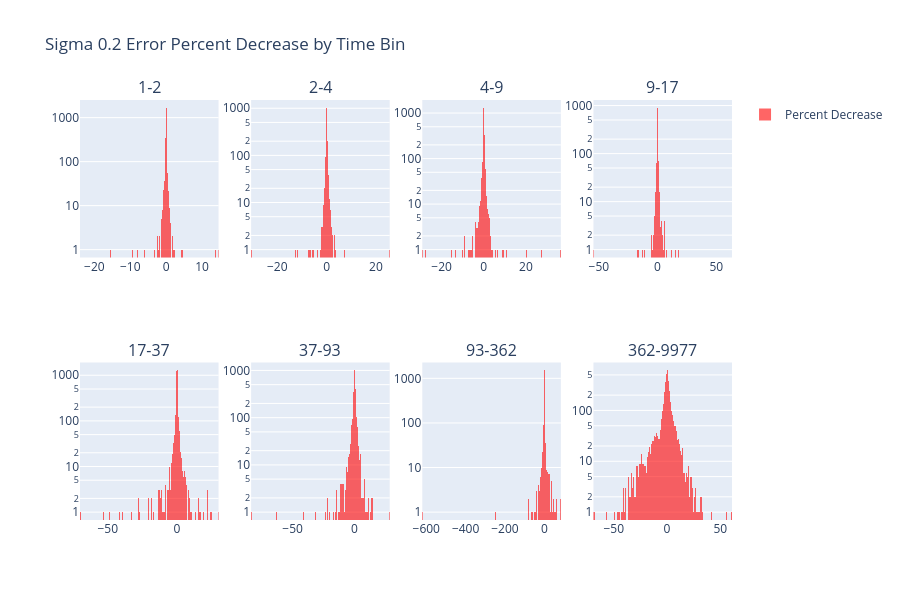

The code cell stored with this chart in its notebook:
### Code cell
error_change_proportion_by_time_bin(child, S0_2_R0_static)

### Figure 1 — Plotly figure (JSON) as saved in the notebook; plotly's stock layout.template omitted (floating-point values rounded to 4 significant figures; data arrays with more than 128 entries replaced by an {"elided": "..."} marker saying what was removed)
{"data": [{"marker": {"color": "red"}, "name": "Percent Decrease", "opacity": 0.6, "showlegend": true, "type": "histogram", "x": {"elided": "4719 float values"}, "xaxis": "x", "yaxis": "y"}, {"marker": {"color": "red"}, "name": "Percent Decrease", "opacity": 0.6, "showlegend": false, "type": "histogram", "x": {"elided": "2829 float values"}, "xaxis": "x2", "yaxis": "y2"}, {"marker": {"color": "red"}, "name": "Percent Decrease", "opacity": 0.6, "showlegend": false, "type": "histogram", "x": {"elided": "4075 float values"}, "xaxis": "x3", "yaxis": "y3"}, {"marker": {"color": "red"}, "name": "Percent Decrease", "opacity": 0.6, "showlegend": false, "type": "histogram", "x": {"elided": "3451 float values"}, "xaxis": "x4", "yaxis": "y4"}, {"marker": {"color": "red"}, "name": "Percent Decrease", "opacity": 0.6, "showlegend": false, "type": "histogram", "x": {"elided": "3776 float values"}, "xaxis": "x5", "yaxis": "y5"}, {"marker": {"color": "red"}, "name": "Percent Decrease", "opacity": 0.6, "showlegend": false, "type": "histogram", "x": {"elided": "3781 float values"}, "xaxis": "x6", "yaxis": "y6"}, {"marker": {"color": "red"}, "name": "Percent Decrease", "opacity": 0.6, "showlegend": false, "type": "histogram", "x": {"elided": "3747 float values"}, "xaxis": "x7", "yaxis": "y7"}, {"marker": {"color": "red"}, "name": "Percent Decrease", "opacity": 0.6, "showlegend": false, "type": "histogram", "x": {"elided": "3766 float values"}, "xaxis": "x8", "yaxis": "y8"}], "layout": {"annotations": [{"font": {"size": 16}, "showarrow": false, "text": "1-2", "x": 0.1062, "xanchor": "center", "xref": "paper", "y": 1, "yanchor": "bottom", "yref": "paper"}, {"font": {"size": 16}, "showarrow": false, "text": "2-4", "x": 0.3688, "xanchor": "center", "xref": "paper", "y": 1, "yanchor": "bottom", "yref": "paper"}, {"font": {"size": 16}, "showarrow": false, "text": "4-9", "x": 0.6313, "xanchor": "center", "xref": "paper", "y": 1, "yanchor": "bottom", "yref": "paper"}, {"font": {"size": 16}, "showarrow": false, "text": "9-17", "x": 0.8938, "xanchor": "center", "xref": "paper", "y": 1, "yanchor": "bottom", "yref": "paper"}, {"font": {"size": 16}, "showarrow": false, "text": "17-37", "x": 0.1062, "xanchor": "center", "xref": "paper", "y": 0.375, "yanchor": "bottom", "yref": "paper"}, {"font": {"size": 16}, "showarrow": false, "text": "37-93", "x": 0.3688, "xanchor": "center", "xref": "paper", "y": 0.375, "yanchor": "bottom", "yref": "paper"}, {"font": {"size": 16}, "showarrow": false, "text": "93-362", "x": 0.6313, "xanchor": "center", "xref": "paper", "y": 0.375, "yanchor": "bottom", "yref": "paper"}, {"font": {"size": 16}, "showarrow": false, "text": "362-9977", "x": 0.8938, "xanchor": "center", "xref": "paper", "y": 0.375, "yanchor": "bottom", "yref": "paper"}], "barmode": "overlay", "height": 600, "title": {"text": "Sigma 0.2 Error Percent Decrease by Time Bin"}, "xaxis": {"anchor": "y", "domain": [0, 0.2125]}, "xaxis2": {"anchor": "y2", "domain": [0.2625, 0.475]}, "xaxis3": {"anchor": "y3", "domain": [0.525, 0.7375]}, "xaxis4": {"anchor": "y4", "domain": [0.7875, 1]}, "xaxis5": {"anchor": "y5", "domain": [0, 0.2125]}, "xaxis6": {"anchor": "y6", "domain": [0.2625, 0.475]}, "xaxis7": {"anchor": "y7", "domain": [0.525, 0.7375]}, "xaxis8": {"anchor": "y8", "domain": [0.7875, 1]}, "yaxis": {"anchor": "x", "domain": [0.625, 1], "type": "log"}, "yaxis2": {"anchor": "x2", "domain": [0.625, 1], "type": "log"}, "yaxis3": {"anchor": "x3", "domain": [0.625, 1], "type": "log"}, "yaxis4": {"anchor": "x4", "domain": [0.625, 1], "type": "log"}, "yaxis5": {"anchor": "x5", "domain": [0, 0.375], "type": "log"}, "yaxis6": {"anchor": "x6", "domain": [0, 0.375], "type": "log"}, "yaxis7": {"anchor": "x7", "domain": [0, 0.375], "type": "log"}, "yaxis8": {"anchor": "x8", "domain": [0, 0.375], "type": "log"}}}
